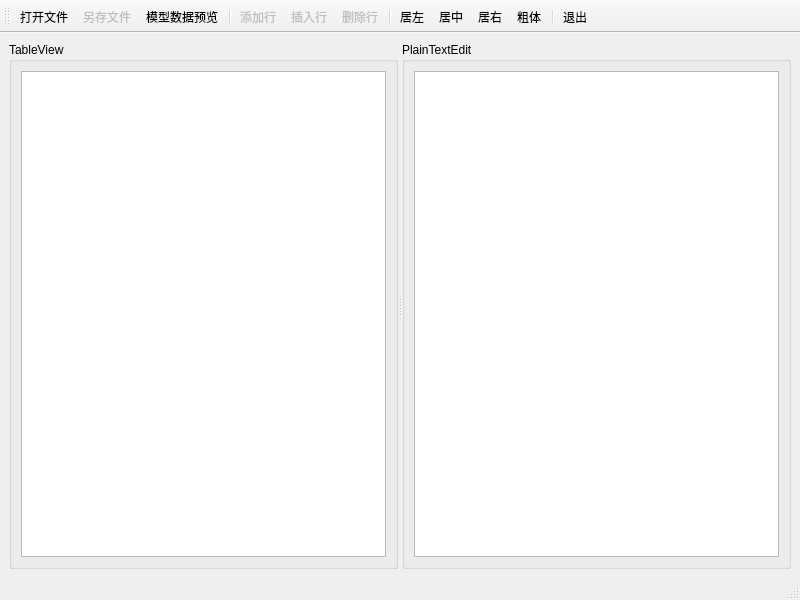
<?xml version="1.0" encoding="UTF-8"?>
<ui version="4.0">
 <class>MainWindow</class>
 <widget class="QMainWindow" name="MainWindow">
  <property name="geometry">
   <rect>
    <x>0</x>
    <y>0</y>
    <width>800</width>
    <height>600</height>
   </rect>
  </property>
  <property name="windowTitle">
   <string>MainWindow</string>
  </property>
  <widget class="QWidget" name="centralwidget">
   <layout class="QGridLayout" name="gridLayout">
    <item row="0" column="0">
     <widget class="QSplitter" name="splitter">
      <property name="orientation">
       <enum>Qt::Horizontal</enum>
      </property>
      <widget class="QGroupBox" name="groupBox">
       <property name="title">
        <string>TableView</string>
       </property>
       <layout class="QVBoxLayout" name="verticalLayout">
        <item>
         <widget class="QTableView" name="tableView"/>
        </item>
       </layout>
      </widget>
      <widget class="QGroupBox" name="groupBox_2">
       <property name="title">
        <string>PlainTextEdit</string>
       </property>
       <layout class="QVBoxLayout" name="verticalLayout_2">
        <item>
         <widget class="QPlainTextEdit" name="plainTextEdit"/>
        </item>
       </layout>
      </widget>
     </widget>
    </item>
   </layout>
  </widget>
  <widget class="QMenuBar" name="menubar">
   <property name="geometry">
    <rect>
     <x>0</x>
     <y>0</y>
     <width>800</width>
     <height>21</height>
    </rect>
   </property>
  </widget>
  <widget class="QStatusBar" name="statusbar"/>
  <widget class="QToolBar" name="toolBar">
   <property name="contextMenuPolicy">
    <enum>Qt::DefaultContextMenu</enum>
   </property>
   <property name="windowTitle">
    <string>toolBar</string>
   </property>
   <property name="toolButtonStyle">
    <enum>Qt::ToolButtonTextUnderIcon</enum>
   </property>
   <attribute name="toolBarArea">
    <enum>TopToolBarArea</enum>
   </attribute>
   <attribute name="toolBarBreak">
    <bool>false</bool>
   </attribute>
   <addaction name="actOpen"/>
   <addaction name="actSave"/>
   <addaction name="actModelData"/>
   <addaction name="separator"/>
   <addaction name="actAppend"/>
   <addaction name="actInsert"/>
   <addaction name="actDelete"/>
   <addaction name="separator"/>
   <addaction name="actAlignLeft"/>
   <addaction name="actAlignCenter"/>
   <addaction name="actAlignRight"/>
   <addaction name="actFontBold"/>
   <addaction name="separator"/>
   <addaction name="actExit"/>
  </widget>
  <action name="actOpen">
   <property name="icon">
    <iconset resource="res.qrc">
     <normaloff>:/images/icons/open.bmp</normaloff>:/images/icons/open.bmp</iconset>
   </property>
   <property name="text">
    <string>打开文件</string>
   </property>
   <property name="toolTip">
    <string>打开文件</string>
   </property>
  </action>
  <action name="actSave">
   <property name="enabled">
    <bool>false</bool>
   </property>
   <property name="icon">
    <iconset resource="res.qrc">
     <normaloff>:/images/icons/save.bmp</normaloff>:/images/icons/save.bmp</iconset>
   </property>
   <property name="text">
    <string>另存文件</string>
   </property>
   <property name="toolTip">
    <string>表格内容另存为文件</string>
   </property>
  </action>
  <action name="actAppend">
   <property name="enabled">
    <bool>false</bool>
   </property>
   <property name="icon">
    <iconset resource="res.qrc">
     <normaloff>:/images/icons/append.bmp</normaloff>:/images/icons/append.bmp</iconset>
   </property>
   <property name="text">
    <string>添加行</string>
   </property>
   <property name="toolTip">
    <string>添加一行</string>
   </property>
  </action>
  <action name="actInsert">
   <property name="enabled">
    <bool>false</bool>
   </property>
   <property name="icon">
    <iconset resource="res.qrc">
     <normaloff>:/images/icons/306.bmp</normaloff>:/images/icons/306.bmp</iconset>
   </property>
   <property name="text">
    <string>插入行</string>
   </property>
   <property name="toolTip">
    <string>插入一行</string>
   </property>
  </action>
  <action name="actDelete">
   <property name="enabled">
    <bool>false</bool>
   </property>
   <property name="icon">
    <iconset resource="res.qrc">
     <normaloff>:/images/icons/delete.bmp</normaloff>:/images/icons/delete.bmp</iconset>
   </property>
   <property name="text">
    <string>删除行</string>
   </property>
   <property name="toolTip">
    <string>删除当前行</string>
   </property>
  </action>
  <action name="actExit">
   <property name="icon">
    <iconset resource="res.qrc">
     <normaloff>:/images/icons/exit.bmp</normaloff>:/images/icons/exit.bmp</iconset>
   </property>
   <property name="text">
    <string>退出</string>
   </property>
   <property name="toolTip">
    <string>退出</string>
   </property>
  </action>
  <action name="actModelData">
   <property name="icon">
    <iconset resource="res.qrc">
     <normaloff>:/images/icons/import1.bmp</normaloff>:/images/icons/import1.bmp</iconset>
   </property>
   <property name="text">
    <string>模型数据预览</string>
   </property>
   <property name="toolTip">
    <string>模型数据显示到文本框里</string>
   </property>
  </action>
  <action name="actAlignLeft">
   <property name="icon">
    <iconset resource="res.qrc">
     <normaloff>:/images/icons/508.bmp</normaloff>:/images/icons/508.bmp</iconset>
   </property>
   <property name="text">
    <string>居左</string>
   </property>
   <property name="toolTip">
    <string>文字左对齐</string>
   </property>
  </action>
  <action name="actAlignCenter">
   <property name="icon">
    <iconset resource="res.qrc">
     <normaloff>:/images/icons/510.bmp</normaloff>:/images/icons/510.bmp</iconset>
   </property>
   <property name="text">
    <string>居中</string>
   </property>
   <property name="toolTip">
    <string>文字居中</string>
   </property>
  </action>
  <action name="actAlignRight">
   <property name="icon">
    <iconset resource="res.qrc">
     <normaloff>:/images/icons/512.bmp</normaloff>:/images/icons/512.bmp</iconset>
   </property>
   <property name="text">
    <string>居右</string>
   </property>
   <property name="toolTip">
    <string>文字右对齐</string>
   </property>
  </action>
  <action name="actFontBold">
   <property name="checkable">
    <bool>true</bool>
   </property>
   <property name="icon">
    <iconset resource="res.qrc">
     <normaloff>:/images/icons/500.bmp</normaloff>:/images/icons/500.bmp</iconset>
   </property>
   <property name="text">
    <string>粗体</string>
   </property>
   <property name="toolTip">
    <string>粗体字体</string>
   </property>
  </action>
 </widget>
 <resources>
  <include location="res.qrc"/>
 </resources>
 <connections/>
</ui>
